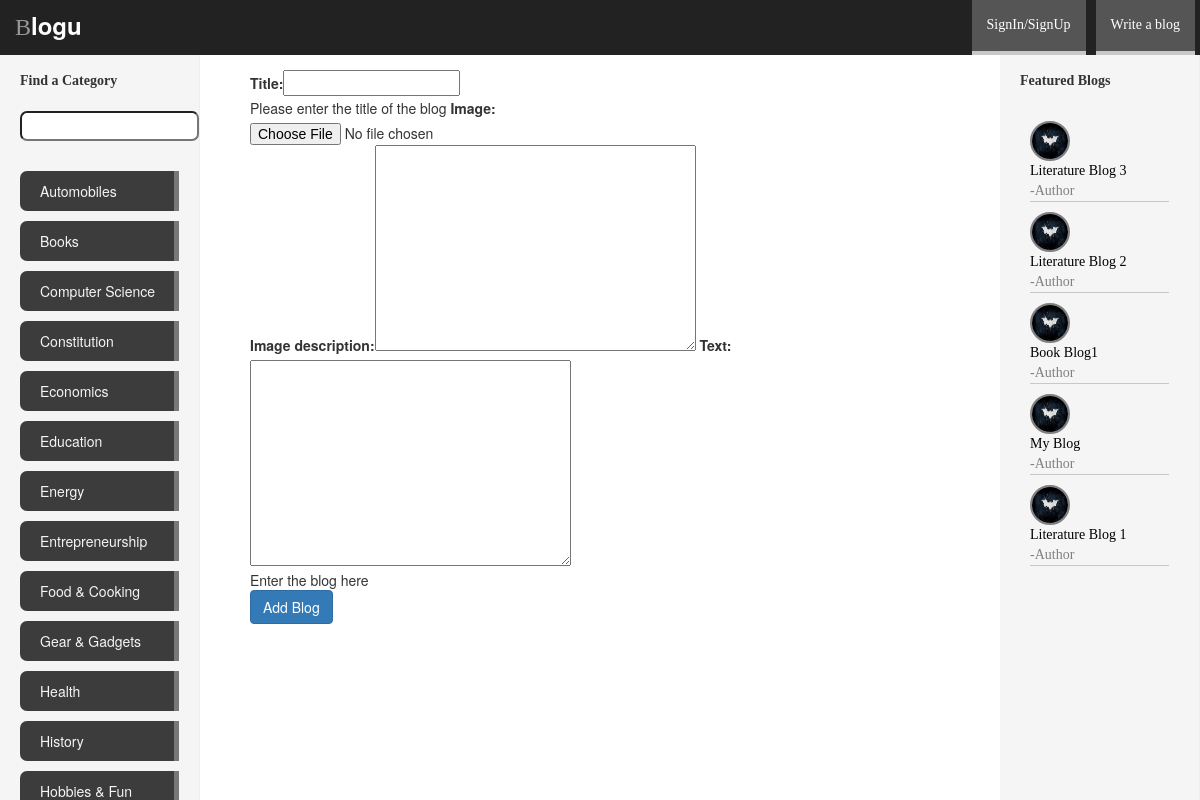
The app's page /blogu/books/add_blog/ with its own data.
### blogu/models.py (models this page shows, shortened)
class Category(models.Model):
    name = models.CharField(max_length=128,unique=True)
    likes = models.IntegerField(default=0)
    slug = models.SlugField(unique=True)

class Blog(models.Model):
    category = models.ForeignKey(Category)
    title = models.CharField(max_length=128)
    written_by=models.ForeignKey(User)
    views = models.IntegerField(default=0)
    slug = models.SlugField(unique=True)
    image=models.ImageField(upload_to="blog_images",blank=True)
    image_description=models.TextField(default='')
    heading=models.TextField(default='')
    text = models.TextField()
    likes=models.IntegerField(default=0)
    datetime_added=models.DateTimeField(default=datetime.now())

### blogu/views.py (the view)
# urls.py: url(r'^(?P<category_name_slug>[\w\-]+)/add_blog/$',views.add_blog,name="suggest_category"),
def add_blog(request,category_name_slug):
    print "hello"
    try:
        cat=Category.objects.get(slug=category_name_slug)
    except Category.DoesNotExist:
        cat=None
    if request.method=="POST":
        form=BlogForm(request.POST)
        if form.is_valid():
            if cat:
                blog1=form.save(commit=False)
                blog1.written_by=request.user
                blog1.category=cat
                blog1.likes=0
                blog1.views=0
                blog1.datetime_added=datetime.now()
                blog1.save()
                return blog(request,slugify(blog1.title))
        else:
            print form.errors
    else:
        form = BlogForm()
    context_dict={'form':form,'category':cat}
    return render(request,'blogu/add_blog.html',context_dict)

### blogu/forms.py
class BlogForm(forms.ModelForm):
    title = forms.CharField(max_length=128, help_text="Please enter the title of the blog")
    views = forms.IntegerField(widget=forms.HiddenInput,initial=0)
    slug = forms.CharField(widget=forms.HiddenInput, required=False)
    image=forms.ImageField(required=False)
    image_description=forms.CharField(widget=forms.Textarea,required=False)
    text = forms.CharField(widget=forms.Textarea,help_text="Enter the blog here")
    likes=forms.IntegerField(widget=forms.HiddenInput,initial=0)
    class Meta:
    	model=Blog
    	fields = ('title','image','image_description','text',)

### blogu/templatetags/blogu_extras.py (called while the page is built)
@register.inclusion_tag('blogu/cats.html')
def get_category_list(cat=None):
    return {'cats':Category.objects.all().order_by('name'), "act_cat": cat}

@register.inclusion_tag('blogu/blogs.html')
def get_blogs_list(cat=None):
    if cat:
        c=Category.objects.get(slug=cat)
        if c:
            blogs=Blog.objects.filter(category=c).order_by('-likes')[:5]
    else:
        blogs=Blog.objects.order_by('-likes')[:5]
    return {'blogs':blogs}

### templates/blogu/add_blog.html (shortened to what this page needs)
{% extends 'blogu/base.html' %}
{% load staticfiles %}
{% load bootstrap_toolkit %}
{% block body_block %}
		{% if category %}
		<form role="form" id="blog_form" method = "post" action = '/blogu/{{ category.slug }}/add_blog/' enctype = "multipart/form-data">
            {{ form|as_bootstrap }}
            <br/>
            <button class = "btn btn-primary" type = "submit" name ="submit">Add Blog</button>
        </form>
        {% else %}
        <hw>Please first select the category from the side bar</h2>
        {% endif %}
{% endblock %}

### templates/blogu/cats.html
{% if cats %}
    <u1 class="nav nav-sidebar">
	{% for c in cats %}
	    {% if c == act_cat %}
		<li class="active"><a href="{% url 'category' c.slug %}">{{ c.name }}</a></li>
		{% else %}
	    <li><a href="{% url 'category' c.slug %}">{{ c.name }}</a></li>
	    {% endif %}
	{% endfor %}
{% else %}
    <li><strong>There are no categories present</strong></li>
	</u1>
{% endif %}

### templates/blogu/blogs.html
{% if blogs %}
{% load staticfiles %}
    <u1 class="nav nav-sidebar">
	{% for b in blogs %}
	    <li style="margin:10px;border-bottom:1px solid rgb(200,200,200);"><img src="{% static 'images/batman.jpg' %}" style="width:40px;height:40px;-webkit-border-radius:50% 50%;border:2px solid gray;"><a href="{% url 'blog' b.slug %}" style="margin:0;padding:0;color:black;">{{ b.title }}</a><a href="{% url 'blog' b.slug %}" style="margin:0;padding:0;font-family:tahoma;">-Author</a></li>
	{% endfor %}
{% else %}
    <li><strong>There are no blogs present</strong></li>
	</u1>
{% endif %}

### static/css/dashboard.css (style rules this page uses)
body { padding-top: 50px; }
.nav-sidebar { margin-right: -21px; margin-bottom: 20px; margin-left: -20px; }
.nav-sidebar > li > a { padding-right: 20px; padding-left: 20px; }
.nav-sidebar > .active > a, .nav-sidebar > .active > a:hover, .nav-sidebar > .active > a:focus { color: #fff; background-color: #428bca; }

### static/css/additional.css (style rules this page uses)
.nav-sidebar>li>a:link { color:rgb(245,245,245); background: rgb(60,60,60); padding-right: 15px; border-right: 5px solid rgb(120,120,120); margin:10px 0 10px 0; -webkit-border-radius:7px 0 0 7px; }
#featured_blogs>.nav-sidebar>li>a:link { color:gray; background: transparent; padding: 10px 10px 10px 10px; border:none; -webkit-border-radius:0; margin:10px 0 10px 0; font-size: 14px; font-family: lucida handwriting,ar blanca,ar cena; }

### records on screen
Category: name "Automobiles"
Category: name "Books"
Category: name "Computer Science"
Category: name "Constitution"
Category: name "Economics"
Category: name "Education"
Category: name "Energy"
Category: name "Entrepreneurship"
Category: name "Food & Cooking"
Category: name "Gear & Gadgets"
Category: name "Health"
Category: name "History"
Category: name "Hobbies & Fun"
Blog: title "Literature Blog 3"
Blog: title "Literature Blog 2"
Blog: title "Book Blog1"
Blog: title "My Blog"
Blog: title "Literature Blog 1"
